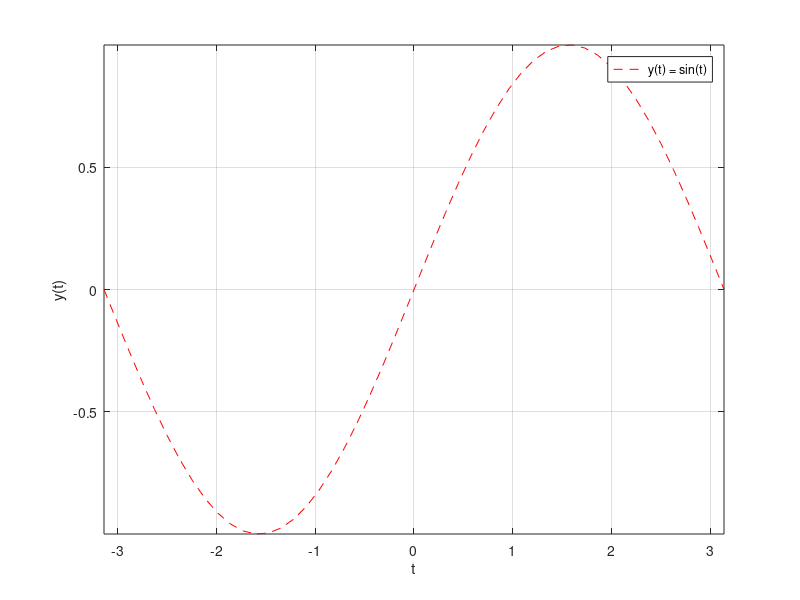
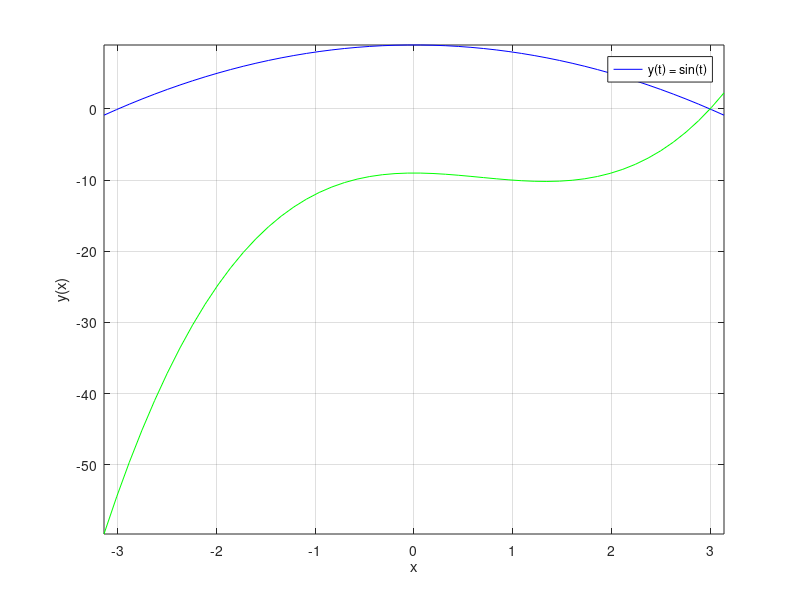
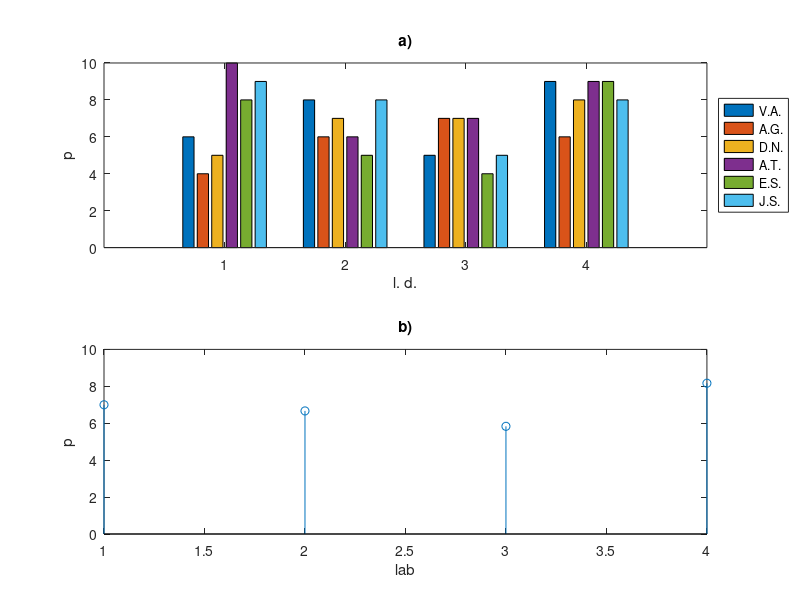

Here is the MATLAB script that generated these plots, in order:
% Anastasija Michailova, Ef-25/2, 2026-09-25
clc
clearvars
close all

t = linspace(-pi, pi, 50); 
y_t = sin(t);
figure(1); 
plot(t, y_t, 'r--');
grid on;
xlabel('t');
ylabel('y(t)');
axis([min(t) max(t) min(y_t) max(y_t)]); 
legend('y(t) = sin(t)', 'Location', 'best');

x = linspace(-pi, pi, 50);
y1_x = -x.^2 + 9;
y2_x = x.^3 - 2*x.^2 - 9;
figure(2);
plot(x, y1_x, 'b-', x, y2_x, 'g-');
grid on;
xlabel('x');
ylabel('y(x)');
y_min = min([min(y1_x), min(y2_x)]);
y_max = max([max(y1_x), max(y2_x)]);
axis([min(x) max(x) y_min y_max]);
legend('y(t) = sin(t)', 'Location', 'best');

pazymiai = [
    6 8 5 9;
    4 6 7 6;
    5 7 7 8;
    10 6 7 9;
    8 5 4 9;
    9 8 5 8];
studentai = {'V.A.', 'A.G.', 'D.N.', 'A.T.', 'E.S.', 'J.S.'};
figure;
subplot(2, 1, 1); 
bar(pazymiai'); 
title('a)');
xlabel('l. d.');
ylabel('p');
ylim([0 10]);
legend(studentai, 'Location', 'eastoutside');

subplot(2, 1, 2);
lab_vid = mean(pazymiai, 1);
stem(1:4, lab_vid);
title('b)');
xlabel('lab');
ylabel('p');
ylim([0 10]);
